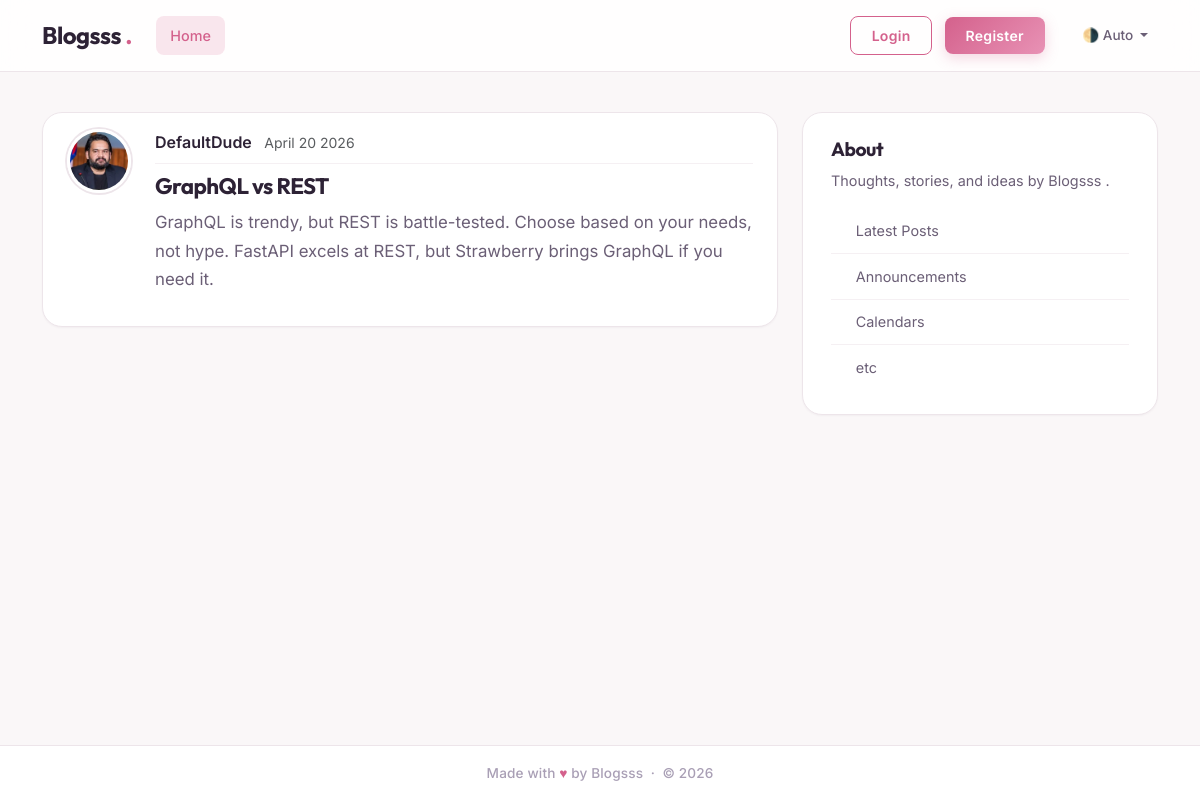
Page /posts/3 on the committed database.
### src/fastapi_l/models.py (models this page shows, shortened)
class User(Base):
    __tablename__="users"
    id: Mapped[int] = mapped_column(Integer, primary_key=True)
    username: Mapped[str] = mapped_column(String(50), unique=True, nullable=False)
    email: Mapped[str] = mapped_column(String(120), unique=True, nullable=False)
    password_hash: Mapped[String] = mapped_column(String(200), nullable=False)
    image_file: Mapped[str | None] = mapped_column(
        String(200),
        nullable=True,
        default=None,
    )
    posts: Mapped[list[Post]] = relationship(
        back_populates="author",
        cascade= "all, delete-orphan")
    reset_tokens: Mapped[list[PasswordResetToken]] = relationship(
        back_populates="user",
        cascade="all, delete-orphan",
    )

class Post(Base):
    __tablename__="posts"
    id: Mapped[int] = mapped_column(Integer, primary_key=True)
    title: Mapped[str] = mapped_column(String(100), nullable=False)
    content: Mapped[str] = mapped_column(Text, nullable=False)
    user_id: Mapped[int] = mapped_column(
        ForeignKey("users.id"),
        nullable=False,
        index=True,
    )
    date_posted: Mapped[datetime] = mapped_column(
        DateTime(timezone=True),
        default=lambda:datetime.now(UTC),
    )
    author: Mapped[User] = relationship(back_populates="posts")

### src/fastapi_l/main.py (the view)
@app.get("/posts/{post_id}", include_in_schema=False)
async def get_post_page(request: Request, post_id:int, db: Annotated[AsyncSession, Depends(get_db)]):
    result = await db.execute(select(Post).options(selectinload(Post.author)).where(Post.id == post_id))
    post = result.scalars().first()
    if post:
        title = post.title[:50]
        return templates.TemplateResponse(
            request,
            "post.html",
            {"post": post,"title" : title })
    raise HTTPException(status_code=status.HTTP_404_NOT_FOUND, detail="Post not found.")

### templates/post.html (shortened to what this page needs)
{% extends "layout.html" %}
{% block content %}
  <article class="content-section py-3 px-4 mb-4">
    <div class="d-flex align-items-start gap-4">
      <img class="rounded-circle article-img flex-shrink-0"
           src="{{ post.author.image_path }}"
           alt="{{ post.author.username }}'s profile picture"
           width="64"
           height="64"
           loading="lazy">
      <div class="flex-grow-1">
        <div class="article-metadata mb-2">
          <a class="me-2" href="#">{{ post.author.username }}</a>
          <small class="text-body-secondary">{{ post.date_posted.strftime('%B %d %Y') }}</small>
        </div>
        <h2 class="article-title">{{ post.title }}</h2>
        <p class="article-content">{{ post.content }}</p>
      </div>
    </div>
  </article>
{% endblock content %}

### static/css/main.css (style rules this page uses)
:root { --font-display: 'Outfit', system-ui, sans-serif; --font-body: 'Inter', system-ui, sans-serif; --nav-h: 72px; --spacing-xl: 5rem; --article-img-size: 4rem; --account-img-size: 7.813rem; --radius-sm: 8px; --radius-md: 14px; --radius-lg: 20px; --radius-pill: 50px; --ink: #2d2235; --ink-soft: #6b5f76; --ink-faint: #a99fb5; --canvas: #faf7f8; --surface: #ffffff; --accent: #d4618c; --accent-hover: #c24e7a; --accent-alt: #e892b5; --accent-glow: rgba(212, 97, 140, 0.15); --success: #5bb98c; --success-deep: #3d9e6e; --danger: #d95858; --danger-hover: #c44444; --danger-glow: rgba(217, 88, 88, 0.15); --border: #ede5ea; --border-light: #f5f0f3; --shadow-xs: 0 1px 2px rgba(45, 34, 53, 0.04); --shadow-sm: 0 2px 8px rgba(45, 34, 53, 0.06); --shadow-md: 0 4px 16px rgba(45, 34, 53, 0.08); --shadow-lg: 0 12px 32px rgba(45, 34, 53, 0.10); --shadow-accent: 0 4px 14px rgba(212, 97, 140, 0.25); --shadow-accent-lg: 0 8px 24px rgba(212, 97, 140, 0.30); --shadow-danger: 0 4px 14px rgba(217, 88, 88, 0.25); }
*, *::before, *::after { box-sizing: border-box; }
html { scroll-behavior: smooth; }
body { font-family: var(--font-body); font-size: 1rem; font-weight: 400; line-height: 1.65; color: var(--ink); background: var(--canvas); transition: background-color .35s ease, color .35s ease; -webkit-font-smoothing: antialiased; -moz-osx-font-smoothing: grayscale; }
h1, h2, h3, h4, h5, h6 { font-family: var(--font-display); color: var(--ink); font-weight: 700; letter-spacing: -0.025em; line-height: 1.25; }
a { color: var(--accent); text-decoration: none; transition: color .2s ease; }
.content-section, .sidebar-card { background: var(--surface); border: 1px solid var(--border); border-radius: var(--radius-lg); box-shadow: var(--shadow-xs); padding: 1.5rem 1.75rem; transition: box-shadow .3s ease, transform .3s ease, border-color .3s ease; }
.article-title { font-family: var(--font-display); color: var(--ink); font-size: 1.4rem; font-weight: 700; transition: color .2s ease; text-decoration: none; }
.article-content { white-space: pre-line; font-size: 1.05rem; color: var(--ink-soft); line-height: 1.7; }
.article-img { height: var(--article-img-size); width: var(--article-img-size); flex-shrink: 0; object-fit: cover; border-radius: 50%; border: 3px solid var(--surface); box-shadow: 0 0 0 2px var(--border), var(--shadow-xs); transition: box-shadow .3s ease, border-color .3s ease; }
.article-metadata { padding-bottom: .5rem; border-bottom: 1px solid var(--border-light); margin-bottom: .75rem; }
.article-metadata a { font-weight: 600; color: var(--ink); }

### rows in the picture
User: author.username "DefaultDude"
Post: date_posted "April 20 2026", title "GraphQL vs REST", content "GraphQL is trendy, but REST is battle-tested. Choose based on your needs, not hype. FastAPI excels at REST, but Strawberry brings GraphQL if you need it."
